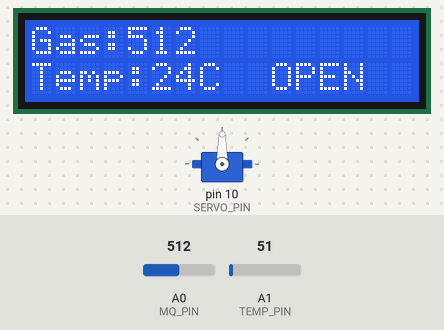
Simulated run of this sketch. Board: Arduino Uno, built with avr-gcc and run on an emulated ATmega328P. On the bench: 16×2 character LCD, servo. Inputs (shaded band) come from the test bench; at power-on: A0 (MQ_PIN) = 512, A1 (TEMP_PIN) = 51. What the sketch prints to the serial monitor is not drawn.

Above: at 2.2 s.
2.3 s: A0 (MQ_PIN) set to 419
At 3.7 s:
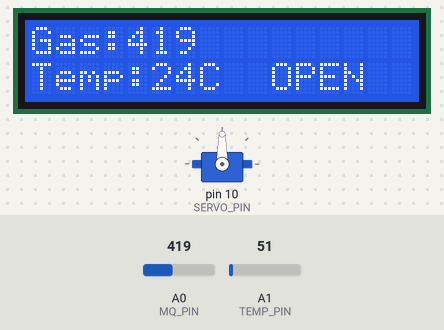
4.0 s: A0 (MQ_PIN) set to 386
At 5.2 s:
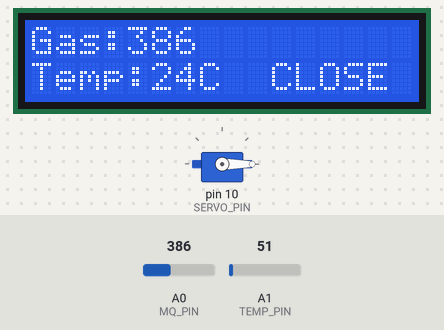
5.5 s: A1 (TEMP_PIN) set to 117
At 6.8 s:
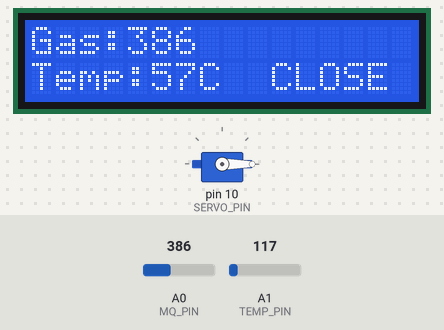
7.1 s: A1 (TEMP_PIN) set to 137
At 8.3 s:
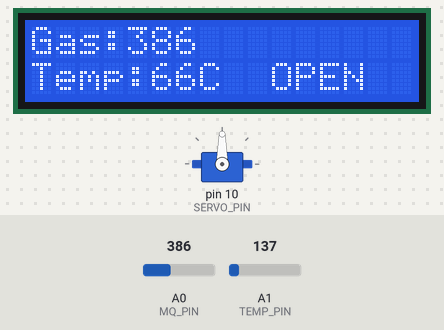
8.6 s: A0 (MQ_PIN) set to 410
At 9.8 s:
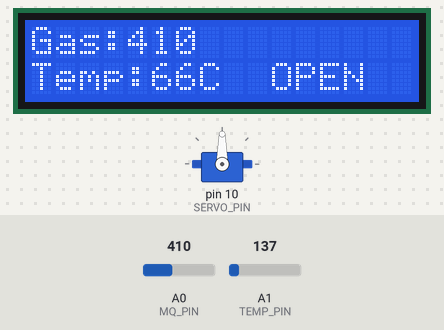
10.1 s: A1 (TEMP_PIN) set to 112
At 10.5 s:
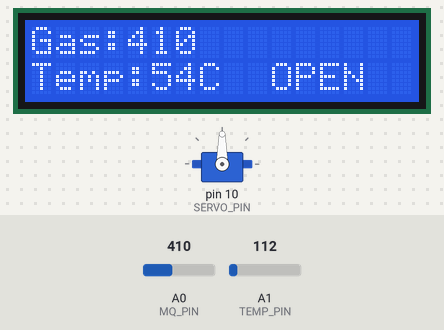
Timing chart, 0 to 12.6 s (numbered marks = the images above; inputs shaded):
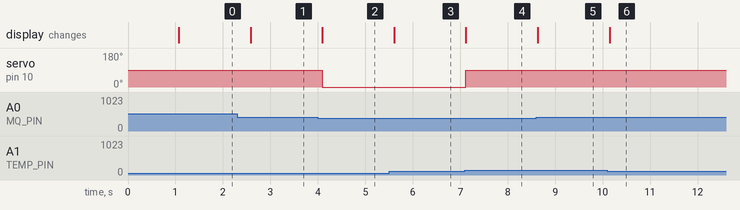

The sketch:

SMART_VENT_fahimsaiyed.ino
```cpp
#include <LiquidCrystal.h>
#include <Servo.h>

// Pin definitions
#define MQ_PIN A0       // Gas sensor analog input
#define TEMP_PIN A1     // Temperature sensor analog input (e.g., LM35)
#define SERVO_PIN 10    // Servo control pin

// LCD pins: RS=12, E=11, D4=5, D5=4, D6=3, D7=2
LiquidCrystal lcd(12, 11, 5, 4, 3, 2);
Servo windowServo;

// Thresholds
const int gasThreshold = 400;      // Gas sensor threshold
const int tempHigh = 60;           // Temperature high threshold (°C)
const int tempLow = 40;            // Temperature low threshold (°C)

bool isOpen = false;               // Window state

void setup() {
  Serial.begin(9600);
  lcd.begin(16, 2);
  windowServo.attach(SERVO_PIN);

  lcd.print("Smart Vent Sys");
  delay(1000);
  lcd.clear();

  windowServo.write(0);  // Start closed
  isOpen = false;
}

void loop() {
  int gasValue = analogRead(MQ_PIN);
  int tempRaw = analogRead(TEMP_PIN);

  // Convert analog reading to temperature in Celsius (assuming LM35, 10mV/°C, 5V ADC ref, 10-bit ADC)
  float voltage = tempRaw * (5.0 / 1023.0);
  int temperature = voltage * 100;  // LM35 output in °C

  // Display sensor values
  lcd.setCursor(0, 0);
  lcd.print("Gas:");
  lcd.print(gasValue);
  lcd.print("    ");

  lcd.setCursor(0, 1);
  lcd.print("Temp:");
  lcd.print(temperature);
  lcd.print("C ");

  // Control logic:
  // Priority 1: If gas detected above threshold, open window
  if (gasValue > gasThreshold) {
    if (!isOpen) {
      windowServo.write(90);  // Open window
      isOpen = true;
      Serial.println("OPEN - Gas detected");
    }
  } else {
    // Priority 2: Temperature control
    if (temperature > tempHigh && !isOpen) {
      windowServo.write(90);  // Open window
      isOpen = true;
      Serial.println("OPEN - High temp");
    } else if (temperature <= tempLow && isOpen) {
      windowServo.write(0);   // Close window
      isOpen = false;
      Serial.println("CLOSED - Temp normal");
    }
  }

  // Display window status
  lcd.setCursor(10, 1);
  if (isOpen) {
    lcd.print("OPEN ");
  } else {
    lcd.print("CLOSE");
  }

  delay(500);
}
```

Measured:
- the behaviour switches between 401 and 400 on A0 (MQ_PIN) (found by bisection; images 1 and 2)
- the behaviour switches between 124 and 125 on A1 (TEMP_PIN) (found by bisection; images 3 and 4)
- after the input at 2.3 s, the display: changes after 0.28 s (image 1)
- after the input at 4.0 s, servo on pin 10 (SERVO_PIN): 90° → 0° after 0.10 s; the display: changes after 0.10 s (image 2)
- after the input at 5.5 s, the display: changes after 0.11 s (image 3)
- after the input at 7.1 s, servo on pin 10 (SERVO_PIN): 0° → 90° at once; the display: changes at once (image 4)
- after the input at 8.6 s, the display: changes at once (image 5)
- after the input at 10.1 s, the display: changes after 0.05 s (image 6)
